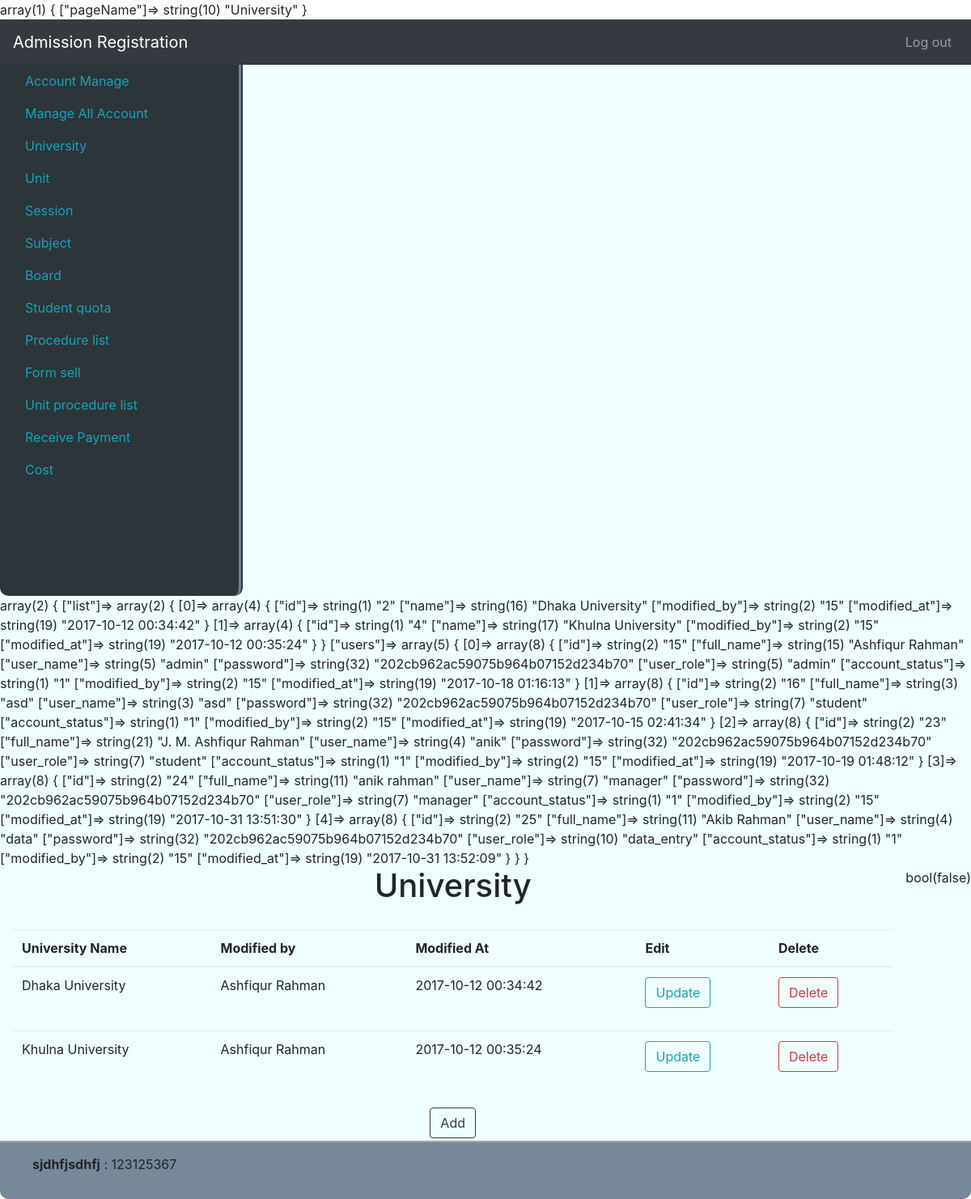
Screenshot of /university (signed in) with the database file from the repository.
### tables this page shows
CREATE TABLE `university` (
  `id` int(11) NOT NULL,
  `name` varchar(256) NOT NULL,
  `modified_by` int(11) NOT NULL,
  `modified_at` timestamp NOT NULL DEFAULT CURRENT_TIMESTAMP ON UPDATE CURRENT_TIMESTAMP
);

CREATE TABLE `users` (
  `id` int(11) NOT NULL,
  `full_name` varchar(256) NOT NULL,
  `user_name` varchar(20) NOT NULL,
  `password` varchar(256) NOT NULL,
  `user_role` enum('admin','manager','data_entry','student') NOT NULL,
  `account_status` tinyint(1) NOT NULL,
  `modified_by` int(11) NOT NULL,
  `modified_at` timestamp NOT NULL DEFAULT CURRENT_TIMESTAMP ON UPDATE CURRENT_TIMESTAMP
);

### system/libs/Load.php (called while the page is built, shortened)
<?php
class Load
{
    public function view($fileName, $data = false)
    {
        var_dump($data);
    include 'app/views/'.$fileName.'.php';
    }
    public function model($modelName){
        return new $modelName();
    }
}

### app/controllers/University.php (called while the page is built, shortened)
<?php
class University extends MainController
{
    public function index(){
        self::university();
    }
    public function university(){
        $data = ['pageName' => 'University'];
        $this->load->view("partials/header", $data);
        $simpleModel = $this->load->model('SimpleModel');
        $table['list'] = $simpleModel->getAll('university');
        $table['users'] = $simpleModel->getAll('users');
        $this->load->view("admin/university", $table);
        $this->load->view("partials/footer");
    }
}

### index.php (called while the page is built, shortened)
<?php
$mail = new Main();

### system/libs/Database.php (called while the page is built, shortened)
<?php
class Database extends PDO {
    public function select($sql, $data = array(), $fetchStyle = PDO::FETCH_ASSOC){
        $stmt = $this->prepare($sql);
        $stmt->execute();
        return $stmt->fetchAll($fetchStyle);
    }
}

### app/models/SimpleModel.php (called while the page is built, shortened)
<?php
class SimpleModel extends MainModel {
    public function getAll($table, $cond = false){
        if($cond){
            $sql = "SELECT * FROM $table WHERE $cond";
        }else{
            $sql = "SELECT * FROM $table";
        }
        return $this->db->select($sql);
    }
}

### system/libs/MainController.php (called while the page is built, shortened)
<?php
class MainController
{
    public function __construct()
    {
        $this->load = new Load();
    }
}

### system/libs/MainModel.php (called while the page is built, shortened)
<?php
class MainModel{
    public function __construct(){
        $dsn = 'mysql:dbname=se_addmission; host=localhost';
        $user = 'root';
        $pass = '';
        $this->db = new Database($dsn,$user,$pass);
    }
}

### app/views/admin/university.php (the view, shortened to what this page needs)
<div class="col">
    <h1 style="text-align: center">University</h1>
    <div class="table-responsive">
        <br />
        <table id="session_table" class="table">
            <thead>
            <tr>
                <th >University Name</th>
                <th >Modified by</th>
                <th >Modified At</th>
                <th >Edit</th>
                <th >Delete</th>
            </tr>
            </thead>
            <tbody>
            <?php foreach ($data['list'] as $key => $value){?>
                <tr>
                    <td> <span><?php echo $value['name']?></span> </td>
                    <td>
                        <?php
                        foreach ($data['users'] as $k => $v) {
                            if($v['id'] == $value['modified_by']){
                                echo $v['full_name'];
                            }
                        }
                        ?>
                    </td>
                    <td><?php echo $value['modified_at']?></td>
                    <td>
                        <button type="button" name="update" value="<?php echo $value['id']?>" class="btn btn-outline-info my-2 my-sm-0" onclick="btn_update(this);" >Update</button>
                    </td>
                    <td>
                        <form action="<?php echo BASE_URL?>/University/delete" method="post">
                            <button type="submit" name="delete" value="<?php echo $value['id']?>" class="btn btn-outline-danger my-2 my-sm-0" onclick="return confirm('Do u really want to delete')" >Delete</button>
                        </form>
                    </td>
                </tr>
            <?php }?>
            </tbody>
        </table>
    </div>
    <div class="col crtbtn">
        <button type="button" id="add_button" data-toggle="modal" data-target="#dataModal" class="btn btn-outline-dark my-2 my-sm-0 crtbtn" onclick="btn_add(this);">Add</button>
    </div>
</div>

### rows the page displays
university: name "Dhaka University", modified_at "2017-10-12 00:34:42", $value['id'] 2 (drawn)
users: full_name "Ashfiqur Rahman"
university: name "Khulna University", modified_at "2017-10-12 00:35:24", $value['id'] 4 (drawn)
